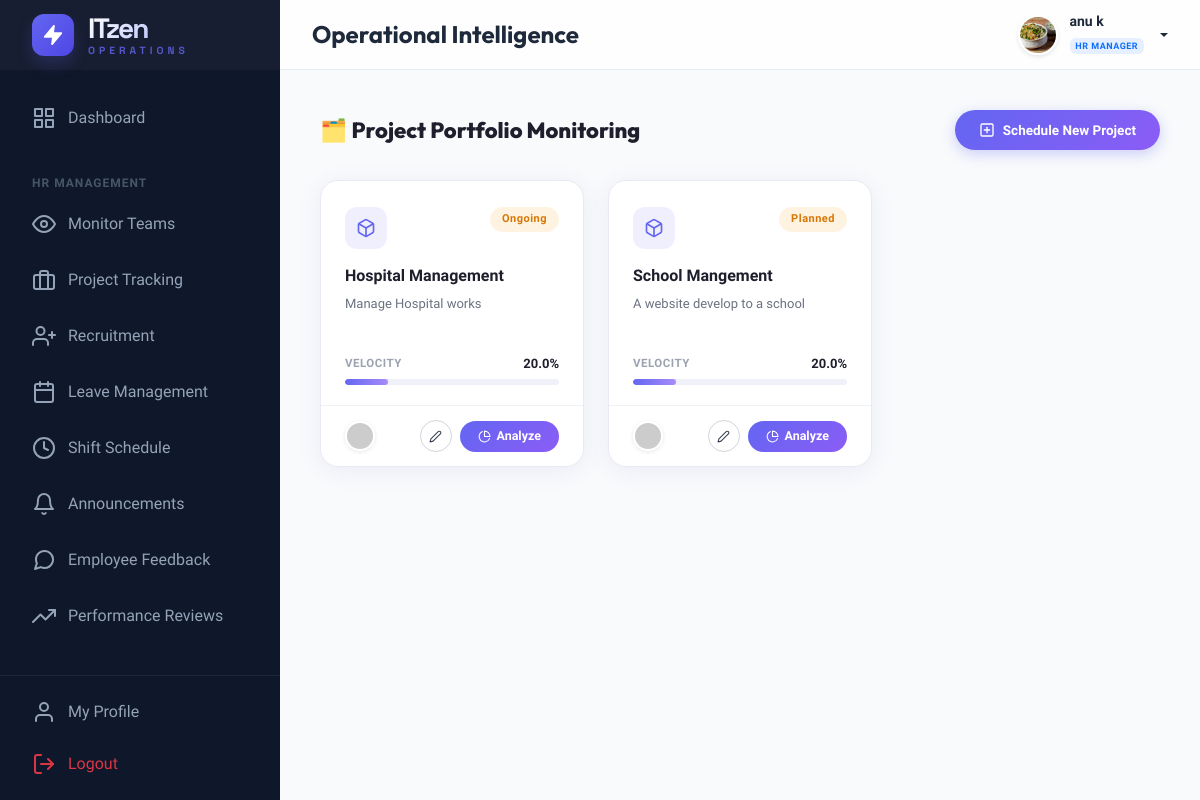
The app's page /hr/projects/ (signed in) with its own data.
### management/models.py (models this page shows, shortened)
class CustomUser(AbstractUser):
    ROLE_CHOICES = (
        ('ADMIN', 'Admin'),
        ('HR', 'HR Manager'),
        ('EMPLOYEE', 'Employee'),
    )
    DEPT_CHOICES = (
        ('DEVELOPMENT', 'Software Development'),
        ('DESIGN', 'UI/UX Design'),
        ('QA', 'Quality Assurance'),
        ('HR', 'Human Resources'),
        ('MARKETING', 'Digital Marketing'),
        ('SALES', 'Sales & Business'),
        ('SUPPORT', 'IT Support & Security'),
    )
    LEVEL_CHOICES = (
        ('JUNIOR', 'Junior Level (Level 1)'),
        ('INTERMEDIATE', 'Intermediate (Level 2)'),
        ('SENIOR', 'Senior Level (Level 3)'),
        ('LEAD', 'Lead Level (Level 4)'),
        ('EXPERT', 'Expert Level (Level 5)'),
    )
    role = models.CharField(max_length=20, choices=ROLE_CHOICES, default='EMPLOYEE')
    phone = models.CharField(max_length=15, blank=True, null=True)
    profile_pic = models.ImageField(upload_to='profile_pics/', blank=True, null=True)
    department = models.CharField(max_length=50, choices=DEPT_CHOICES, blank=True, null=True)
    designation = models.CharField(max_length=100, blank=True, null=True)
    level = models.CharField(max_length=20, choices=LEVEL_CHOICES, default='JUNIOR')
    date_of_joining = models.DateField(blank=True, null=True)
    def is_admin(self):
        return self.role == 'ADMIN' or self.is_superuser
    def is_hr(self):
        return self.role == 'HR'
    def is_employee(self):
        return self.role == 'EMPLOYEE' and not self.is_superuser and not self.role == 'HR'

class Project(models.Model):
    name = models.CharField(max_length=200)
    description = models.TextField()
    start_date = models.DateField()
    end_date = models.DateField()
    manager = models.ForeignKey(CustomUser, on_delete=models.SET_NULL, null=True, related_name='managed_projects')
    team_members = models.ManyToManyField(CustomUser, related_name='projects')
    status = models.CharField(max_length=20, choices=(
        ('PLANNED', 'Planned'),
        ('ONGOING', 'Ongoing'),
        ('COMPLETED', 'Completed'),
        ('ONHOLD', 'On Hold'),
    ), default='PLANNED')
    def calculate_progress(self):
        tasks = self.tasks.all()
        if not tasks:
            return 0
        total_progress = sum(t.progress for t in tasks)
        return round(total_progress / tasks.count(), 1)
    def all_tasks_completed(self):
        tasks = self.tasks.all()
        if not tasks: return False
        return not tasks.exclude(status='DONE').exists()

class Task(models.Model):
    project = models.ForeignKey(Project, on_delete=models.CASCADE, related_name='tasks')
    title = models.CharField(max_length=200)
    description = models.TextField()
    assigned_to = models.ForeignKey(CustomUser, on_delete=models.CASCADE, related_name='assigned_tasks')
    due_date = models.DateField()
    status = models.CharField(max_length=20, choices=(
        ('TODO', 'To Do'),
        ('IN_PROGRESS', 'In Progress'),
        ('DONE', 'Done'),
    ), default='TODO')
    progress = models.IntegerField(default=0) # 0 to 100
    report = models.FileField(upload_to='task_reports/', blank=True, null=True)

### management/views.py (the view)
# urls.py: path('hr/projects/', views.hr_track_projects, name='hr_track_projects'),
@login_required
def hr_track_projects(request):
    if not (request.user.is_hr() or request.user.is_admin()): return redirect('dashboard')
    projects = Project.objects.all().prefetch_related('tasks', 'team_members')
    if not request.user.is_admin():
        projects = projects.filter(team_members__department=request.user.department).distinct()
    return render(request, 'hr/track_projects.html', {'projects': projects})

### templates/hr/track_projects.html (shortened to what this page needs)
{% extends 'base.html' %}
{% block page_title %}Operational Intelligence{% endblock %}
{% block content %}
<div class="page-header-bar">
    <h4>🗂️ Project Portfolio Monitoring</h4>
    <a href="{% url 'add_project' %}" class="btn-new-project">
        <i data-feather="plus-square" style="width:16px;height:16px;"></i>
        Schedule New Project
    </a>
</div>
<div class="project-grid">
    {% for p in projects %}
    <div class="proj-card">
        <div class="proj-card-body">
            <div style="display:flex; justify-content:space-between; align-items:flex-start; margin-bottom:16px;">
                <div class="proj-icon-badge">
                    <i data-feather="box" style="width:20px;height:20px;"></i>
                </div>
                <span class="proj-status-badge
                    {% if p.status == 'COMPLETED' %}status-completed
                    {% elif p.status == 'IN_PROGRESS' %}status-inprogress
                    {% else %}status-pending{% endif %}">
                    {{ p.status|title }}
                </span>
            </div>
            <div class="proj-title">{{ p.name }}</div>
            <div class="proj-desc">{{ p.description }}</div>
            <div style="margin-top:auto;">
                <div style="display:flex; justify-content:space-between; align-items:center; margin-bottom:6px;">
                    <span class="velocity-label">Velocity</span>
                    <span class="velocity-value">{{ p.calculate_progress|default:0 }}%</span>
                </div>
                <div class="prog-bar-track">
                    <div class="prog-bar-fill" style="width: {{ p.calculate_progress|default:0 }}%;"></div>
                </div>
            </div>
        </div>
        <div class="proj-footer">
            <div class="avatar-stack">
                {% for m in p.team_members.all|slice:":3" %}
                <img src="https://ui-avatars.com/api/?name={{ m.username }}&background=random"
                    title="{{ m.get_full_name|default:m.username }}" alt="{{ m.username }}">
                {% endfor %}
            </div>
            <div style="display:flex; gap:8px; align-items:center;">
                <a href="{% url 'edit_project' p.id %}" class="btn-edit-circle" title="Edit Project">
                    <i data-feather="edit-2" style="width:13px;height:13px;"></i>
                </a>
                <button class="btn-analyze" data-bs-toggle="modal" data-bs-target="#projDetails{{ p.id }}">
                    <i data-feather="pie-chart" style="width:13px;height:13px;"></i>
                    Analyze
                </button>
            </div>
        </div>
    </div>
    {% empty %}
    <div class="empty-state">
        <i data-feather="clipboard" style="width:64px;height:64px;opacity:0.3;"></i>
        <h5 class="mt-3" style="color:#9ca3af;">Portfolio currently empty.</h5>
        <p style="font-size:13px;">Click "Schedule New Project" to get started.</p>
    </div>
    {% endfor %}
</div>
{% endblock %}

### templates/base.html (shortened to what this page needs)
{% load static %}
<!DOCTYPE html>
<html lang="en">
<head>
    <link href="https://cdn.jsdelivr.net/npm/bootstrap@5.3.2/dist/css/bootstrap.min.css" rel="stylesheet">
</head>
<body>
    <aside class="sidebar" id="sidebar">
        <div class="sidebar-header">
            <a href="{% url 'dashboard' %}" class="sidebar-logo">
                <div class="logo-circle">
                    <i data-feather="zap" style="width: 22px; height: 22px; fill: #fff;"></i>
                </div>
                <div class="logo-text">
                    <span class="logo-main">ITzen</span>
                    <span class="logo-sub">Operations</span>
                </div>
            </a>
        </div>
        <nav class="sidebar-nav">
            <ul class="nav-list">
                <li class="nav-item">
                    <a href="{% url 'dashboard' %}"
                        class="nav-link {% if request.resolver_match.url_name == 'dashboard' %}active{% endif %}">
                        <i data-feather="grid"></i> Dashboard
                    </a>
                </li>
                {% if user.is_hr %}
                <li class="nav-caption">HR Management</li>
                <li class="nav-item">
                    <a href="{% url 'hr_monitor' %}" class="nav-link">
                        <i data-feather="eye"></i> Monitor Teams
                    </a>
                </li>
                <li class="nav-item">
                    <a href="{% url 'hr_track_projects' %}" class="nav-link">
                        <i data-feather="briefcase"></i> Project Tracking
                    </a>
                </li>
                <li class="nav-item">
                    <a href="{% url 'hr_recruitment' %}" class="nav-link">
                        <i data-feather="user-plus"></i> Recruitment
                    </a>
                </li>
                <li class="nav-item">
                    <a href="{% url 'hr_leave_management' %}" class="nav-link">
                        <i data-feather="calendar"></i> Leave Management
                    </a>
                </li>
                <li class="nav-item">
                    <a href="{% url 'hr_shifts' %}" class="nav-link">
                        <i data-feather="clock"></i> Shift Schedule
                    </a>
                </li>
                <li class="nav-item">
                    <a href="{% url 'hr_announcements' %}" class="nav-link">
                        <i data-feather="bell"></i> Announcements
                    </a>
                </li>
                <li class="nav-item">
                    <a href="{% url 'hr_manage_feedback' %}" class="nav-link">
                        <i data-feather="message-circle"></i> Employee Feedback
                    </a>
                </li>
                <li class="nav-item">
                    <a href="{% url 'hr_performance_reviews' %}" class="nav-link">
                        <i data-feather="trending-up"></i> Performance Reviews
                    </a>
                </li>
                {% endif %}
            </ul>
        </nav>
        <div class="sidebar-footer">
            <a href="{% url 'employee_profile' %}" class="nav-link mb-1">
                <i data-feather="user"></i> My Profile
            </a>
            <a href="{% url 'logout' %}" class="nav-link text-danger">
                <i data-feather="log-out"></i> Logout
            </a>
        </div>
    </aside>
    <div class="main-wrapper">
        <header class="header">
            <div class="d-flex align-items-center">
                <h4 class="mb-0 fw-bold">{% block page_title %}Overview{% endblock %}</h4>
            </div>
            <div class="d-flex align-items-center gap-3">
                <div class="dropdown">
                    <a href="#" class="user-dropdown-toggle dropdown-toggle" data-bs-toggle="dropdown">
                        <img src="{% if user.profile_pic %}{{ user.profile_pic.url }}{% else %}https://ui-avatars.com/api/?name={{ user.username }}&background=6366f1&color=fff{% endif %}"
                            alt="user" class="avatar-img">
                        <div class="d-none d-md-block text-start">
                            <div class="small fw-bold lh-1 mb-1">{{ user.get_full_name|default:user.username }}</div>
                            <span class="badge bg-primary bg-opacity-10 text-primary border-0"
                                style="font-size: 9px; letter-spacing: 0.5px; text-transform: uppercase; font-weight: 800;">
                                {{ user.get_role_display|default:user.role }}
                            </span>
                        </div>
                    </a>
                </div>
            </div>
        </header>
        <main class="content-area">
            {% block content %}{% endblock %}
        </main>
    </div>
</body>
</html>

### templates/base.html (style rules this page uses)
:root { --primary: #6366f1; --primary-dark: #4f46e5; --secondary: #64748b; --accent: #f43f5e; --bg-body: #f8fafc; --bg-sidebar: #0f172a; --text-main: #1e293b; --glass-bg: rgba(255, 255, 255, 0.8); --sidebar-width: 280px; --header-height: 70px; --card-shadow: 0 10px 15px -3px rgba(0, 0, 0, 0.1), 0 4px 6px -2px rgba(0, 0, 0, 0.05); --transition: all 0.3s cubic-bezier(0.4, 0, 0.2, 1); }
body { font-family: 'Plus Jakarta Sans', sans-serif; background-color: var(--bg-body); color: var(--text-main); margin: 0; overflow-x: hidden; }
h1, h2, h3, h4, h5, h6 { font-family: 'Outfit', sans-serif; font-weight: 600; }
.sidebar { width: var(--sidebar-width); height: 100vh; background-color: var(--bg-sidebar); position: fixed; left: 0; top: 0; z-index: 1000; transition: var(--transition); color: #94a3b8; display: flex; flex-direction: column; }
.sidebar-nav { flex: 1; overflow-y: auto; overflow-x: hidden; scrollbar-width: thin; scrollbar-color: rgba(255, 255, 255, 0.08) transparent; }
.sidebar-footer { border-top: 1px solid rgba(255, 255, 255, 0.06); padding: 0.75rem 1rem; flex-shrink: 0; }
.sidebar-header { height: var(--header-height); display: flex; align-items: center; padding: 0 2rem; background: rgba(255, 255, 255, 0.03); }
.sidebar-logo { color: #fff; font-family: 'Space Grotesk', sans-serif; font-size: 1.75rem; font-weight: 800; text-decoration: none; display: flex; align-items: center; gap: 14px; transition: var(--transition); }
.logo-text { display: flex; flex-direction: column; line-height: 1; }
.logo-main { letter-spacing: -2px; background: linear-gradient(135deg, #fff 0%, #a5b4fc 100%); -webkit-background-clip: text; background-clip: text; -webkit-text-fill-color: transparent; }
.logo-sub { font-size: 0.65rem; text-transform: uppercase; letter-spacing: 4px; color: var(--primary); font-weight: 700; margin-top: 4px; opacity: 0.8; }
.logo-circle { width: 42px; height: 42px; background: linear-gradient(135deg, var(--primary) 0%, var(--primary-dark) 100%); border-radius: 12px; display: flex; align-items: center; justify-content: center; position: relative; box-shadow: 0 8px 16px rgba(99, 102, 241, 0.2); overflow: hidden; }
.logo-circle::after { content: ''; position: absolute; inset: 0; background: linear-gradient(45deg, transparent, rgba(255, 255, 255, 0.2), transparent); transform: translateX(-100%); transition: 0.5s; }
.nav-list { list-style: none; padding: 1.5rem 1rem; margin: 0; }
.nav-item { margin-bottom: 0.5rem; }
.nav-link { display: flex; align-items: center; padding: 0.75rem 1rem; color: #94a3b8; text-decoration: none; border-radius: 12px; transition: var(--transition); gap: 12px; font-weight: 500; }
.nav-caption { font-size: 0.75rem; text-transform: uppercase; letter-spacing: 1px; font-weight: 700; color: #475569; padding: 1.5rem 1rem 0.5rem; }
.main-wrapper { margin-left: var(--sidebar-width); min-height: 100vh; transition: var(--transition); }
.header { height: var(--header-height); background: var(--glass-bg); backdrop-filter: blur(10px); border-bottom: 1px solid rgba(226, 232, 240, 0.8); position: sticky; top: 0; z-index: 999; display: flex; align-items: center; justify-content: space-between; padding: 0 2rem; }
.content-area { padding: 2.5rem; }
.user-dropdown-toggle { display: flex; align-items: center; gap: 12px; text-decoration: none; color: var(--text-main); font-weight: 600; }
.avatar-img { width: 40px; height: 40px; border-radius: 50%; object-fit: cover; border: 2px solid #fff; box-shadow: 0 2px 4px rgba(0, 0, 0, 0.1); }

### records on screen
CustomUser: profile_pic (picture), get_full_name "anu k", role "HR MANAGER"
Project: status "Ongoing", name "Hospital Management", description "Manage Hospital works", calculate_progress "20.0"
Project: status "Planned", name "School Mangement", description "A website develop to a school", calculate_progress "20.0"
